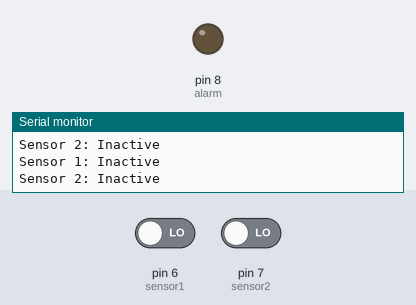
This sketch was run on a simulated Arduino Uno, built with avr-gcc and run on an emulated ATmega328P. Shown: output pins drawn as LEDs (lit = HIGH), the last lines printed to the serial monitor. The test bench sets the inputs (shaded band); at power-on: pin 6 (sensor1) LOW, pin 7 (sensor2) LOW.

Above: at 1.8 s.
1.9 s: pin 6 (sensor1) driven HIGH
At 6.4 s:
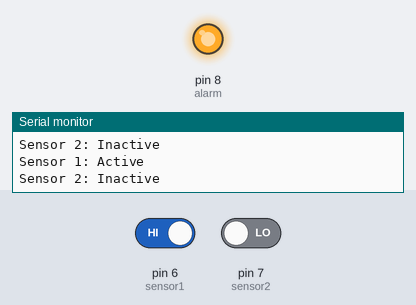
6.6 s: pin 6 (sensor1) driven LOW
At 11.1 s:
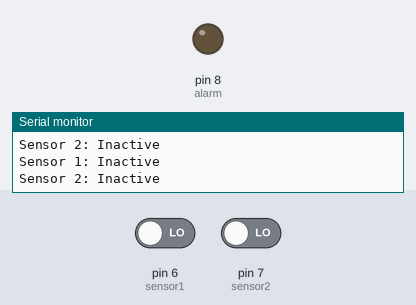
11.3 s: pin 7 (sensor2) driven HIGH
At 15.9 s:
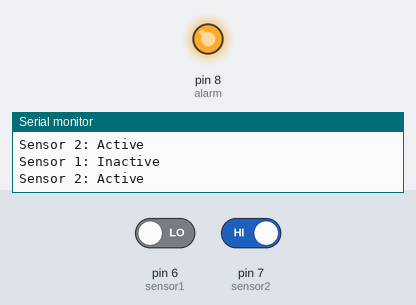
Timing chart, 0 to 17.4 s (numbered marks = the images above; inputs shaded):
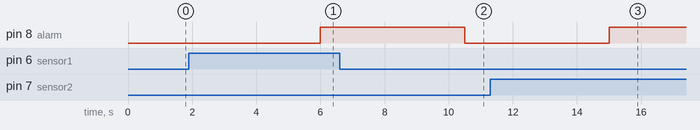

The sketch:

PaintingSolution.ino
```cpp
// Declare pins for all sensors/attachments
int sensor1 = 6;
int sensor2 = 7;
int alarm = 8;


// Run setup
void setup()
{
    // Open the serial monitor at 9600 BAUD
    Serial.begin(9600);

    // Declare which pins are inputs and outputs
    pinMode(sensor1, INPUT);
    pinMode(sensor2, INPUT);
    pinMode(alarm, OUTPUT);
}

// Main
void loop()
{
    // Alarm counter variable
    int counter = 0;

    // Loop  to ensure accuracy of alarm and make sure that motion is detected at least 3 times in 2-3s
    // Will take 2s if both sensors pick up something and 3s if only one does - ensures accuracy
    for (int i = 0; i < 3; i++)
    {
        if (digitalRead(sensor1) == HIGH)
        {
            Serial.println("Sensor 1: Active");
            counter ++;
        }
        else
        {
            Serial.println("Sensor 1: Inactive");
        }

        if (digitalRead(sensor2) == HIGH)
        {
            Serial.println("Sensor 2: Active");
            counter ++;
        }
        else
        {
            Serial.println("Sensor 2: Inactive");
        }
        delay(500);
    }


    // Checks if the alarm counter reached the number to trigger it
    if(counter >= 3)
    {
        digitalWrite(alarm, HIGH); //Set the alarm to on
    } else
    {
        digitalWrite(alarm, LOW); //Set the alarm to off
    }

    // Resets variables and waits 3 seconds before checking everything again
    counter = 0;
    delay(3000);
}
```

Measured:
- after the input at 1.9 s, pin 8 (alarm): LOW → HIGH after 4.1 s
- after the input at 6.6 s, pin 8 (alarm): HIGH → LOW after 3.9 s
- after the input at 11.3 s, pin 8 (alarm): LOW → HIGH after 3.7 s
